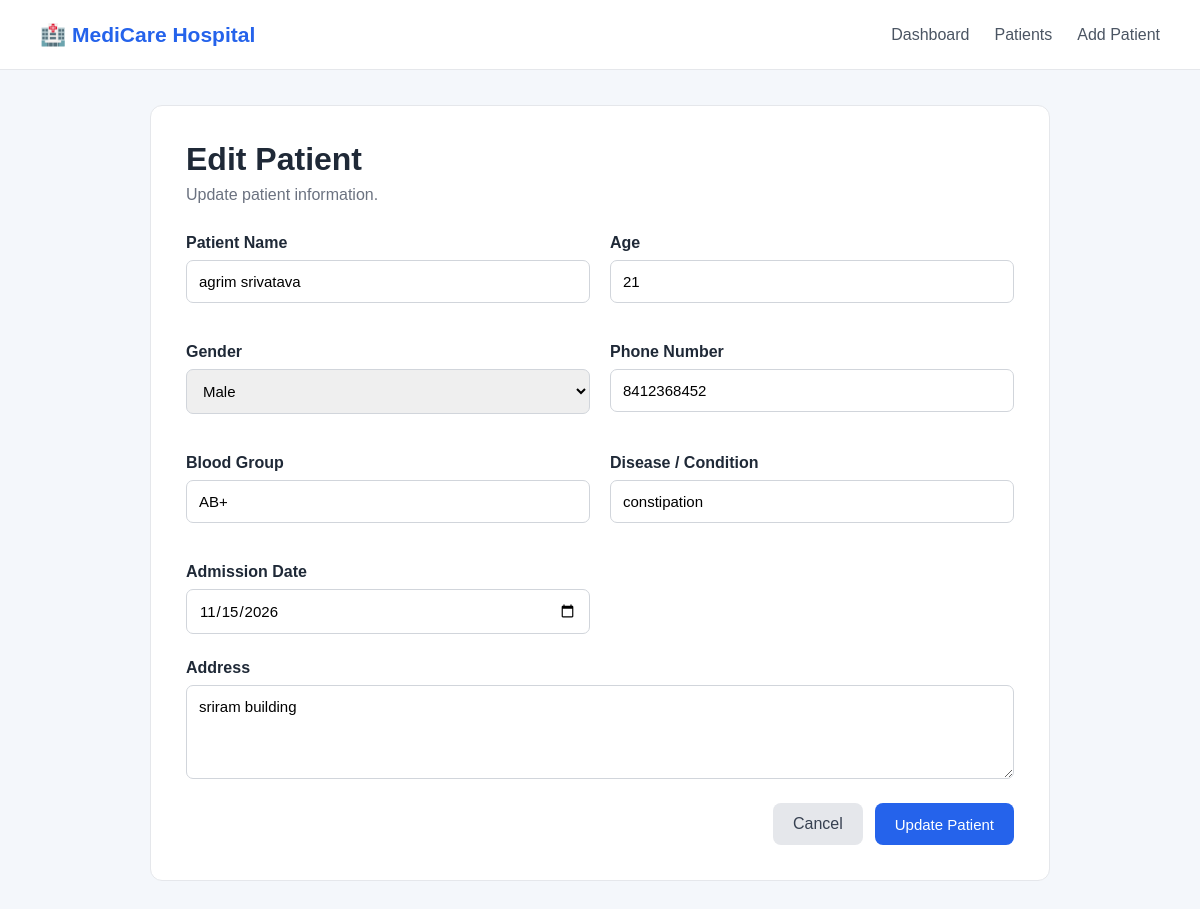
The page /edit-patient/2 on the database its author committed.
### tables this page shows
CREATE TABLE patients (
            id INTEGER PRIMARY KEY AUTOINCREMENT,
            name TEXT NOT NULL,
            age INTEGER NOT NULL,
            gender TEXT NOT NULL,
            phone TEXT NOT NULL,
            address TEXT,
            blood_group TEXT,
            disease TEXT,
            admission_date TEXT NOT NULL
        );

### app.py (the view, shortened to what this page needs)
@app.route("/edit-patient/<int:id>", methods=["GET", "POST"])
def edit_patient(id):
    conn = get_db_connection()
    patient = conn.execute(
        "SELECT * FROM patients WHERE id = ?",
        (id,)
    ).fetchone()
    if not patient:
        conn.close()
        return "Patient not found", 404
    conn.close()
    return render_template("edit_patient.html", patient=patient)

### app.py (called while the page is built)
def get_db_connection():
    conn = sqlite3.connect(DATABASE)
    conn.row_factory = sqlite3.Row
    return conn

### templates/edit_patient.html (shortened to what this page needs)
{% extends "base.html" %}
{% block content %}
<div class="form-container">
    <h1>Edit Patient</h1>
    <p>Update patient information.</p>
    <form method="POST">
        <div class="form-grid">
            <div class="form-group">
                <label>Patient Name</label>
                <input
                    type="text"
                    name="name"
                    value="{{ patient.name }}"
                    required
                >
            </div>
            <div class="form-group">
                <label>Age</label>
                <input
                    type="number"
                    name="age"
                    value="{{ patient.age }}"
                    required
                >
            </div>
            <div class="form-group">
                <label>Gender</label>
                <select name="gender" required>
                    <option value="Male"
                        {% if patient.gender == "Male" %}selected{% endif %}>
                        Male
                    </option>
                </select>
            </div>
            <div class="form-group">
                <label>Phone Number</label>
                <input
                    type="tel"
                    name="phone"
                    value="{{ patient.phone }}"
                    required
                >
            </div>
            <div class="form-group">
                <label>Blood Group</label>
                <input
                    type="text"
                    name="blood_group"
                    value="{{ patient.blood_group }}"
                >
            </div>
            <div class="form-group">
                <label>Disease / Condition</label>
                <input
                    type="text"
                    name="disease"
                    value="{{ patient.disease }}"
                >
            </div>
            <div class="form-group">
                <label>Admission Date</label>
                <input
                    type="date"
                    name="admission_date"
                    value="{{ patient.admission_date }}"
                    required
                >
            </div>
        </div>
        <div class="form-group full">
            <label>Address</label>
            <textarea
                name="address"
                rows="4"
            >{{ patient.address }}</textarea>
        </div>
        <div class="form-actions">
            <a href="{{ url_for('patients') }}" class="cancel-btn">
                Cancel
            </a>
            <button type="submit" class="btn">
                Update Patient
            </button>
        </div>
    </form>
</div>
{% endblock %}

### static/static/css/style.css (style rules this page uses)
* { margin: 0; padding: 0; box-sizing: border-box; }
body { font-family: Arial, sans-serif; background: #f4f7fb; color: #1f2937; }
.btn { display: inline-block; background: #2563eb; color: white; text-decoration: none; border: none; padding: 12px 20px; border-radius: 8px; cursor: pointer; font-size: 15px; }
.form-container { background: white; max-width: 900px; margin: 0 auto; padding: 35px; border-radius: 12px; border: 1px solid #e5e7eb; }
.form-container h1 { margin-bottom: 8px; }
.form-container > p { color: #6b7280; margin-bottom: 30px; }
.form-grid { display: grid; grid-template-columns: 1fr 1fr; gap: 20px; }
.form-group { margin-bottom: 20px; }
.form-group label { display: block; margin-bottom: 8px; font-weight: 600; }
input, select, textarea { width: 100%; padding: 12px; border: 1px solid #d1d5db; border-radius: 7px; font-size: 15px; font-family: inherit; }
.full { margin-top: 5px; }
.form-actions { display: flex; justify-content: flex-end; gap: 12px; margin-top: 15px; }
.cancel-btn { padding: 12px 20px; border-radius: 8px; background: #e5e7eb; color: #374151; text-decoration: none; }

### rows shown on the page
patients: name "agrim srivatava", age "21", gender "Male", phone "8412368452", blood_group "AB+", disease "constipation", admission_date "11/15/2026", address "sriram building"
